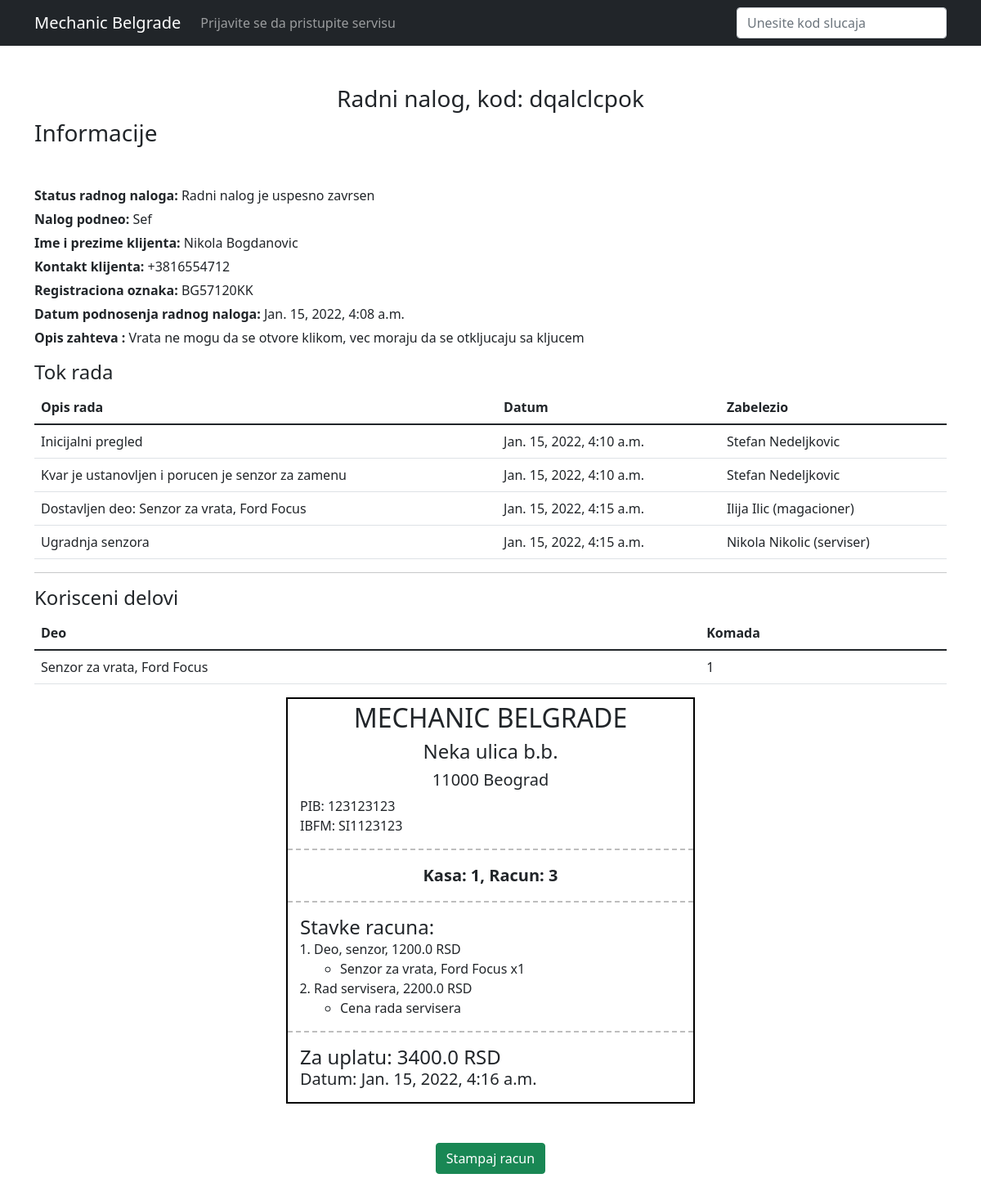
Screenshot of /servis/radni_nalog/?kod_slucaja=dqalclcpok with the database file from the repository.
### servis/models.py (models this page shows, shortened)
class RadniNalog(models.Model):
    radni_nalog_podneo = models.ForeignKey(User, on_delete=models.CASCADE)
    datum_podnosenja_radnog_naloga = models.DateTimeField(default=timezone.now)
    radni_nalog_kod = models.CharField(max_length=20, blank=False)
    ime_prezime_klijenta = models.CharField(max_length=200, blank=False)
    kontakt_telefon = models.CharField(max_length=15, default="06123456789")
    opis_kvara = models.TextField(blank=False)
    marka_automobila = models.CharField(max_length=30, choices=marke_automobila, blank=False)
    model_automobila = models.CharField(max_length=100, blank=False)
    registracija = models.CharField(max_length=15, blank=True, default="---")
    status = models.CharField(max_length=5, blank=False, choices=status_radni_nalog, default="UT")

class ProgresRadnogNaloga(models.Model):
    radni_nalog = models.ForeignKey(RadniNalog, on_delete=models.CASCADE)
    zabelezio = models.ForeignKey(User, on_delete=models.CASCADE)
    datum_belezenja_progresa = models.DateTimeField(default=timezone.now)
    opis_progresa = models.TextField(blank=False)

class IzdatnicaMagacin(models.Model):
    radni_nalog = models.ForeignKey(RadniNalog, on_delete=models.CASCADE)
    izdatnicu_podneo = models.ForeignKey(User, on_delete=models.CASCADE)
    datum_podnosenje_izdatnice = models.DateTimeField(default=timezone.now)
    status = models.CharField(max_length=10, blank=False, choices=status_porucivanje, default="OS")
    potrebni_deo = models.CharField(max_length=200, blank=False)
    komada = models.PositiveIntegerField(blank=False, default=1)

class Racun(models.Model):
    radni_nalog = models.OneToOneField(RadniNalog, on_delete=models.CASCADE)
    racun_izdao = models.ForeignKey(User, on_delete=models.CASCADE)
    datum_izdavanja_racuna = models.DateTimeField(default=timezone.now)
    ukupna_cena = models.FloatField(blank=False, default=0)

class StavkeRacuna(models.Model):
    racun = models.ForeignKey(Racun, on_delete=models.CASCADE)
    naziv_stavke = models.CharField(max_length=200, blank=False)
    opis_stavke = models.TextField(blank=False)
    cena_stavke = models.FloatField(blank=False)

### servis/views.py (the view)
# urls.py: path('radni_nalog/', radni_nalog_kod, name="radni_nalog_kod"),
def radni_nalog_kod(request):
    kod = request.GET['kod_slucaja']
    context = {}
    try:
        user = request.user
        korisnik = Korisnik.objects.get(user=user)
        context['korisnik'] = korisnik
    except:
        pass
    try:
        radni_nalog = RadniNalog.objects.get(radni_nalog_kod=kod)
        context['nalog'] = radni_nalog
        proges_naloga = ProgresRadnogNaloga.objects.filter(radni_nalog=radni_nalog)
        context['progres'] = proges_naloga
        izdatnica = IzdatnicaMagacin.objects.filter(radni_nalog=radni_nalog, status="OK")
        context['delovi'] = izdatnica
        naruceni_delovi = IzdatnicaMagacin.objects.filter(radni_nalog=radni_nalog)
        context['naruceni_delovi'] = naruceni_delovi
        try:
            racun = Racun.objects.get(radni_nalog=radni_nalog)
            context['racun'] = racun
            stavke_racuna = StavkeRacuna.objects.filter(racun=racun)
            context['stavke_racuna'] = stavke_racuna
            print(racun)
        except Exception as e:
            print(e)
    except:
        return redirect(reverse('index'))
    return render(request, 'servis/nalog_pregled.html', context)

### templates/servis/nalog_pregled.html (shortened to what this page needs)
{% extends 'base/base.html' %}
{% load static %}
{% block extra_head %}
    <link rel="stylesheet" href="{% static 'css/radni_nalog.css' %}">
{% endblock %}
{% block sadrzaj %}
    <div class="container">
        <h3 class="text-center mt-5">Radni nalog, kod: {{ nalog.radni_nalog_kod }}</h3>
        <h3 class="mb-5">Informacije</h3>
        <p class="informacije_radni_nalog"><strong>Status radnog naloga:</strong>
            {% if nalog.status == "OK" %}
                Radni nalog je uspesno zavrsen
            {% elif nalog.status == "UT" %}
                Radni nalog je trenutno u toku
            {% elif nalog.status == "NO" %}
                Radni nalog je prekinut
            {% else %}
                {{ nalog.status }}
            {% endif %}
        </p>
        <p class="informacije_radni_nalog"><strong>Nalog podneo:</strong> {{ nalog.radni_nalog_podneo|title }}</p>
        <p class="informacije_radni_nalog"><strong>Ime i prezime klijenta:</strong> {{ nalog.ime_prezime_klijenta }}</p>
        <p class="informacije_radni_nalog"><strong>Kontakt klijenta:</strong> {{ nalog.kontakt_telefon }}</p>
        <p class="informacije_radni_nalog"><strong>Registraciona oznaka:</strong> {{ nalog.registracija }}</p>
        <p class="informacije_radni_nalog"><strong>Datum podnosenja radnog
            naloga:</strong> {{ nalog.datum_podnosenja_radnog_naloga }}</p>
        <p class="informacije_radni_nalog"><strong>Opis zahteva
            :</strong> {{ nalog.opis_kvara }}</p>
        <h4 class="mt-3">Tok rada</h4>
        <table class="table mt-2">
            <thead>
            <tr>
                <th>Opis rada</th>
                <th>Datum</th>
                <th>Zabelezio</th>
            </tr>
            </thead>
            <tbody>
            {% for stavka in progres %}
                <tr>
                    <td>{{ stavka.opis_progresa }}</td>
                    <td>{{ stavka.datum_belezenja_progresa }}</td>
                    <td>{{ stavka.zabelezio.first_name }} {{ stavka.zabelezio.last_name }}</td>
                </tr>
            {% endfor %}
            </tbody>
        </table>
        <hr>
        <h4 class="mt-3">Korisceni delovi</h4>
        <table class="table mt-2">
            <thead>
            <tr>
                <th>Deo</th>
                <th>Komada</th>
            </tr>
            </thead>
            <tbody>
            {% for deo in delovi %}
                <tr>
                    <td>{{ deo.potrebni_deo }}</td>
                    <td>{{ deo.komada }}</td>
                </tr>
            {% endfor %}
            </tbody>
        </table>
        {% if racun %}
            {% if nalog.status == "OK" %}
                <div id="ceo_racun">
                    <div id="racun" class="mb-5">
                        <h2 class="text-center mt-1">MECHANIC BELGRADE</h2>
                        <h4 class="text-center">Neka ulica b.b.</h4>
                        <h5 class="text-center">11000 Beograd</h5>
                        <p class="racun_info">PIB: 123123123</p>
                        <p class="racun_info">IBFM: SI1123123</p>
                        <hr class="isprekidana_hr">
                        <p class="text-center fw-bold fs-5">Kasa: 1, Racun: {{ racun.id }}</p>
                        <hr class="isprekidana_hr">
                        <h4 class="racun_info">Stavke racuna:</h4>
                        <ol>
                            {% for stavka in stavke_racuna %}
                                <li>{{ stavka.naziv_stavke }}, {{ stavka.cena_stavke }} RSD
                                    <ul>
                                        <li>
                                            {{ stavka.opis_stavke }}</li>
                                    </ul>
                                </li>
                            {% endfor %}
                        </ol>
                        <hr class="isprekidana_hr">
                        <h4 class="racun_info">Za uplatu: {{ racun.ukupna_cena }} RSD</h4>
                        <h5 class="racun_info mb-3">Datum: {{ racun.datum_izdavanja_racuna }}</h5>
                    </div>
                </div>
                <button class="btn btn-success mb-5" style="display: block; margin: auto;"
                        onclick="stampajRacun();">Stampaj
                    racun
                </button>
            {% endif %}
        {% endif %}
    </div>
{% endblock %}

### templates/base/base.html (shortened to what this page needs)
{% load static %}
<!DOCTYPE html>
<html lang="en">
<head>
    <link rel="stylesheet" href="{% static 'css/bootstrap.css' %}">
    {% block extra_head %}
    {% endblock %}
</head>
<body>
{% include 'include/navbar.html' %}
{% block sadrzaj %}
{% endblock %}
</body>
</html>

### templates/include/navbar.html (shortened to what this page needs)
<nav class="navbar navbar-expand-lg navbar-dark bg-dark">
    <div class="container">
        <a class="navbar-brand" href="{% url 'index' %}">Mechanic Belgrade</a>
        <div class="collapse navbar-collapse">
            <ul class="navbar-nav me-auto mb-2 mb-lg-0">
                {% if user.is_authenticated %}
                    <li class="nav-item">
                        <a class="nav-link" aria-current="page" href="{% url 'pregled_servis' %}">Pregled</a>
                    </li>
                    <li class="nav-item">
                        <a class="nav-link" href="{% url 'odjava' %}">Odjava</a>
                    </li>
                {% else %}
                    <li class="nav-item">
                        <a class="nav-link" href="{% url 'prijava_stranica' %}">Prijavite se da pristupite servisu</a>
                    </li>
                {% endif %}
            </ul>
            <form class="kod_forma" action="{% url 'radni_nalog_kod' %}">
                    <input name="kod_slucaja" id="kod_slucaja" class="form-control" type="text" placeholder="Unesite kod slucaja" required>
            </form>
        </div>
    </div>
</nav>

### static/css/radni_nalog.css (style rules this page uses)
.informacije_radni_nalog { margin-top: 5px; margin-bottom: 0; padding: 0; }
#racun { width: 500px; margin: auto; border: 2px solid black; }
.isprekidana_hr { border-top: 2px dashed black !important; background-color: transparent; }
.racun_info { padding: 0; margin: 0; padding-left: 15px; }

### rows the page displays
RadniNalog: radni_nalog_kod "dqalclcpok", radni_nalog_podneo "Sef", ime_prezime_klijenta "Nikola Bogdanovic", kontakt_telefon "+3816554712", registracija "BG57120KK", datum_podnosenja_radnog_naloga "Jan. 15, 2022, 4:08 a.m.", opis_kvara "Vrata ne mogu da se otvore klikom, vec moraju da se otkljucaju sa kljucem"
ProgresRadnogNaloga: opis_progresa "Inicijalni pregled", datum_belezenja_progresa "Jan. 15, 2022, 4:10 a.m.", zabelezio.first_name "Stefan", zabelezio.last_name "Nedeljkovic"
ProgresRadnogNaloga: opis_progresa "Kvar je ustanovljen i porucen je senzor za zamenu", datum_belezenja_progresa "Jan. 15, 2022, 4:10 a.m.", zabelezio.first_name "Stefan", zabelezio.last_name "Nedeljkovic"
ProgresRadnogNaloga: opis_progresa "Dostavljen deo: Senzor za vrata, Ford Focus", datum_belezenja_progresa "Jan. 15, 2022, 4:15 a.m.", zabelezio.first_name "Ilija", zabelezio.last_name "Ilic (magacioner)"
ProgresRadnogNaloga: opis_progresa "Ugradnja senzora", datum_belezenja_progresa "Jan. 15, 2022, 4:15 a.m.", zabelezio.first_name "Nikola", zabelezio.last_name "Nikolic (serviser)"
IzdatnicaMagacin: potrebni_deo "Senzor za vrata, Ford Focus", komada "1"
Racun: id "3", ukupna_cena "3400.0", datum_izdavanja_racuna "Jan. 15, 2022, 4:16 a.m."
StavkeRacuna: naziv_stavke "Deo, senzor", cena_stavke "1200.0", opis_stavke "Senzor za vrata, Ford Focus x1"
StavkeRacuna: naziv_stavke "Rad servisera", cena_stavke "2200.0", opis_stavke "Cena rada servisera"
